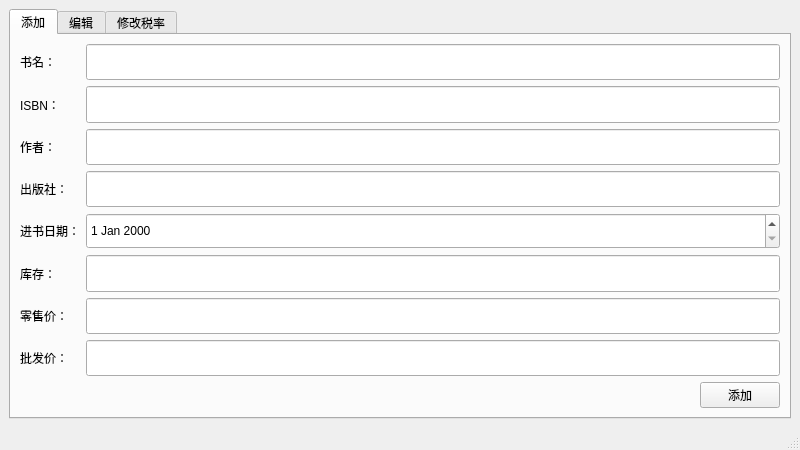
<?xml version="1.0" encoding="UTF-8"?>
<ui version="4.0">
 <class>ManageWindowClass</class>
 <widget class="QMainWindow" name="ManageWindowClass">
  <property name="geometry">
   <rect>
    <x>0</x>
    <y>0</y>
    <width>800</width>
    <height>450</height>
   </rect>
  </property>
  <property name="minimumSize">
   <size>
    <width>800</width>
    <height>450</height>
   </size>
  </property>
  <property name="maximumSize">
   <size>
    <width>1000</width>
    <height>500</height>
   </size>
  </property>
  <property name="windowTitle">
   <string>管理模块</string>
  </property>
  <widget class="QWidget" name="centralwidget">
   <layout class="QGridLayout" name="gridLayout_2">
    <item row="0" column="1">
     <widget class="QTabWidget" name="TabClass">
      <property name="currentIndex">
       <number>0</number>
      </property>
      <widget class="QWidget" name="TabAdd">
       <attribute name="title">
        <string>添加</string>
       </attribute>
       <layout class="QGridLayout" name="gridLayout_5">
        <item row="0" column="0" colspan="2">
         <layout class="QGridLayout" name="gridLayout_4">
          <item row="7" column="0">
           <widget class="QLabel" name="label_7">
            <property name="text">
             <string>零售价：</string>
            </property>
           </widget>
          </item>
          <item row="1" column="0">
           <widget class="QLabel" name="label_3">
            <property name="text">
             <string>ISBN：</string>
            </property>
           </widget>
          </item>
          <item row="3" column="2">
           <widget class="QLineEdit" name="PublisherAdd">
            <property name="sizePolicy">
             <sizepolicy hsizetype="Expanding" vsizetype="Preferred">
              <horstretch>0</horstretch>
              <verstretch>0</verstretch>
             </sizepolicy>
            </property>
            <property name="font">
             <font>
              <pointsize>12</pointsize>
             </font>
            </property>
           </widget>
          </item>
          <item row="3" column="0">
           <widget class="QLabel" name="label_4">
            <property name="text">
             <string>出版社：</string>
            </property>
           </widget>
          </item>
          <item row="8" column="0">
           <widget class="QLabel" name="label_8">
            <property name="text">
             <string>批发价：</string>
            </property>
           </widget>
          </item>
          <item row="6" column="0">
           <widget class="QLabel" name="label_6">
            <property name="text">
             <string>库存：</string>
            </property>
           </widget>
          </item>
          <item row="2" column="0">
           <widget class="QLabel" name="label_2">
            <property name="text">
             <string>作者：</string>
            </property>
           </widget>
          </item>
          <item row="1" column="2">
           <widget class="QLineEdit" name="ISBNAdd">
            <property name="sizePolicy">
             <sizepolicy hsizetype="Expanding" vsizetype="Preferred">
              <horstretch>0</horstretch>
              <verstretch>0</verstretch>
             </sizepolicy>
            </property>
            <property name="font">
             <font>
              <pointsize>12</pointsize>
             </font>
            </property>
           </widget>
          </item>
          <item row="6" column="2">
           <widget class="QLineEdit" name="QtyAdd">
            <property name="sizePolicy">
             <sizepolicy hsizetype="Expanding" vsizetype="Preferred">
              <horstretch>0</horstretch>
              <verstretch>0</verstretch>
             </sizepolicy>
            </property>
            <property name="font">
             <font>
              <pointsize>12</pointsize>
             </font>
            </property>
           </widget>
          </item>
          <item row="8" column="2">
           <widget class="QLineEdit" name="WholesaleAdd">
            <property name="sizePolicy">
             <sizepolicy hsizetype="Expanding" vsizetype="Preferred">
              <horstretch>0</horstretch>
              <verstretch>0</verstretch>
             </sizepolicy>
            </property>
            <property name="font">
             <font>
              <pointsize>12</pointsize>
             </font>
            </property>
           </widget>
          </item>
          <item row="4" column="0">
           <widget class="QLabel" name="label_5">
            <property name="text">
             <string>进书日期：</string>
            </property>
           </widget>
          </item>
          <item row="2" column="2">
           <widget class="QLineEdit" name="AuthorAdd">
            <property name="sizePolicy">
             <sizepolicy hsizetype="Expanding" vsizetype="Preferred">
              <horstretch>0</horstretch>
              <verstretch>0</verstretch>
             </sizepolicy>
            </property>
            <property name="font">
             <font>
              <pointsize>12</pointsize>
             </font>
            </property>
           </widget>
          </item>
          <item row="0" column="0">
           <widget class="QLabel" name="label">
            <property name="text">
             <string>书名：</string>
            </property>
           </widget>
          </item>
          <item row="0" column="2">
           <widget class="QLineEdit" name="NameAdd">
            <property name="sizePolicy">
             <sizepolicy hsizetype="Expanding" vsizetype="Preferred">
              <horstretch>0</horstretch>
              <verstretch>0</verstretch>
             </sizepolicy>
            </property>
            <property name="font">
             <font>
              <pointsize>12</pointsize>
             </font>
            </property>
            <property name="text">
             <string/>
            </property>
           </widget>
          </item>
          <item row="7" column="2">
           <widget class="QLineEdit" name="RetailAdd">
            <property name="sizePolicy">
             <sizepolicy hsizetype="Expanding" vsizetype="Preferred">
              <horstretch>0</horstretch>
              <verstretch>0</verstretch>
             </sizepolicy>
            </property>
            <property name="font">
             <font>
              <pointsize>12</pointsize>
             </font>
            </property>
           </widget>
          </item>
          <item row="4" column="2">
           <widget class="QDateEdit" name="DateAddedAdd">
            <property name="sizePolicy">
             <sizepolicy hsizetype="Expanding" vsizetype="Preferred">
              <horstretch>0</horstretch>
              <verstretch>0</verstretch>
             </sizepolicy>
            </property>
           </widget>
          </item>
         </layout>
        </item>
        <item row="1" column="0">
         <spacer name="horizontalSpacer">
          <property name="orientation">
           <enum>Qt::Horizontal</enum>
          </property>
          <property name="sizeHint" stdset="0">
           <size>
            <width>40</width>
            <height>20</height>
           </size>
          </property>
         </spacer>
        </item>
        <item row="1" column="1">
         <widget class="QPushButton" name="ButtonAdd">
          <property name="text">
           <string>添加</string>
          </property>
         </widget>
        </item>
       </layout>
      </widget>
      <widget class="QWidget" name="TabEdit">
       <attribute name="title">
        <string>编辑</string>
       </attribute>
       <layout class="QGridLayout" name="gridLayout_8">
        <item row="0" column="0">
         <layout class="QGridLayout" name="gridLayout_7">
          <item row="0" column="1">
           <widget class="QLineEdit" name="ISBNInput"/>
          </item>
          <item row="0" column="0">
           <widget class="QLabel" name="label_18">
            <property name="text">
             <string>请输入ISBN：</string>
            </property>
           </widget>
          </item>
         </layout>
        </item>
        <item row="0" column="1">
         <widget class="QPushButton" name="ButtonISBNConfirm">
          <property name="text">
           <string>确定</string>
          </property>
         </widget>
        </item>
        <item row="1" column="0" colspan="2">
         <layout class="QGridLayout" name="gridLayout_6">
          <item row="3" column="0">
           <widget class="QLabel" name="label_12">
            <property name="text">
             <string>出版社</string>
            </property>
           </widget>
          </item>
          <item row="2" column="1">
           <widget class="QLineEdit" name="AuthorEdit">
            <property name="sizePolicy">
             <sizepolicy hsizetype="Expanding" vsizetype="Preferred">
              <horstretch>0</horstretch>
              <verstretch>0</verstretch>
             </sizepolicy>
            </property>
            <property name="font">
             <font>
              <pointsize>12</pointsize>
             </font>
            </property>
           </widget>
          </item>
          <item row="6" column="0">
           <widget class="QLabel" name="label_13">
            <property name="text">
             <string>库存：</string>
            </property>
           </widget>
          </item>
          <item row="1" column="0">
           <widget class="QLabel" name="label_16">
            <property name="text">
             <string>ISBN：</string>
            </property>
           </widget>
          </item>
          <item row="2" column="0">
           <widget class="QLabel" name="label_14">
            <property name="text">
             <string>作者：</string>
            </property>
           </widget>
          </item>
          <item row="3" column="1">
           <widget class="QLineEdit" name="PublisherEdit">
            <property name="sizePolicy">
             <sizepolicy hsizetype="Expanding" vsizetype="Preferred">
              <horstretch>0</horstretch>
              <verstretch>0</verstretch>
             </sizepolicy>
            </property>
            <property name="font">
             <font>
              <pointsize>12</pointsize>
             </font>
            </property>
           </widget>
          </item>
          <item row="8" column="1">
           <widget class="QLineEdit" name="WholesaleEdit">
            <property name="sizePolicy">
             <sizepolicy hsizetype="Expanding" vsizetype="Preferred">
              <horstretch>0</horstretch>
              <verstretch>0</verstretch>
             </sizepolicy>
            </property>
            <property name="font">
             <font>
              <pointsize>12</pointsize>
             </font>
            </property>
           </widget>
          </item>
          <item row="6" column="1">
           <widget class="QLineEdit" name="QtyEdit">
            <property name="sizePolicy">
             <sizepolicy hsizetype="Expanding" vsizetype="Preferred">
              <horstretch>0</horstretch>
              <verstretch>0</verstretch>
             </sizepolicy>
            </property>
            <property name="font">
             <font>
              <pointsize>12</pointsize>
             </font>
            </property>
           </widget>
          </item>
          <item row="1" column="1">
           <widget class="QLineEdit" name="ISBNEdit">
            <property name="sizePolicy">
             <sizepolicy hsizetype="Expanding" vsizetype="Preferred">
              <horstretch>0</horstretch>
              <verstretch>0</verstretch>
             </sizepolicy>
            </property>
            <property name="font">
             <font>
              <pointsize>12</pointsize>
             </font>
            </property>
            <property name="whatsThis">
             <string>ISBN作为唯一id不能修改。</string>
            </property>
            <property name="readOnly">
             <bool>true</bool>
            </property>
           </widget>
          </item>
          <item row="4" column="0">
           <widget class="QLabel" name="label_10">
            <property name="text">
             <string>进书日期：</string>
            </property>
           </widget>
          </item>
          <item row="0" column="0">
           <widget class="QLabel" name="label_15">
            <property name="text">
             <string>书名：</string>
            </property>
           </widget>
          </item>
          <item row="8" column="0">
           <widget class="QLabel" name="label_11">
            <property name="text">
             <string>批发价：</string>
            </property>
           </widget>
          </item>
          <item row="0" column="1">
           <widget class="QLineEdit" name="NameEdit">
            <property name="sizePolicy">
             <sizepolicy hsizetype="Expanding" vsizetype="Preferred">
              <horstretch>0</horstretch>
              <verstretch>0</verstretch>
             </sizepolicy>
            </property>
            <property name="font">
             <font>
              <pointsize>12</pointsize>
             </font>
            </property>
            <property name="text">
             <string/>
            </property>
           </widget>
          </item>
          <item row="7" column="0">
           <widget class="QLabel" name="label_17">
            <property name="text">
             <string>零售价：</string>
            </property>
           </widget>
          </item>
          <item row="7" column="1">
           <widget class="QLineEdit" name="RetailEdit">
            <property name="sizePolicy">
             <sizepolicy hsizetype="Expanding" vsizetype="Preferred">
              <horstretch>0</horstretch>
              <verstretch>0</verstretch>
             </sizepolicy>
            </property>
            <property name="font">
             <font>
              <pointsize>12</pointsize>
             </font>
            </property>
           </widget>
          </item>
          <item row="4" column="1">
           <widget class="QDateEdit" name="DateAddedEdit">
            <property name="sizePolicy">
             <sizepolicy hsizetype="Expanding" vsizetype="Preferred">
              <horstretch>0</horstretch>
              <verstretch>0</verstretch>
             </sizepolicy>
            </property>
           </widget>
          </item>
         </layout>
        </item>
        <item row="2" column="0">
         <spacer name="horizontalSpacer_2">
          <property name="orientation">
           <enum>Qt::Horizontal</enum>
          </property>
          <property name="sizeHint" stdset="0">
           <size>
            <width>745</width>
            <height>20</height>
           </size>
          </property>
         </spacer>
        </item>
        <item row="2" column="1">
         <layout class="QHBoxLayout" name="horizontalLayout_2">
          <item>
           <widget class="QPushButton" name="ButtonSave">
            <property name="enabled">
             <bool>false</bool>
            </property>
            <property name="text">
             <string>保存</string>
            </property>
           </widget>
          </item>
          <item>
           <widget class="QPushButton" name="ButtonDelete">
            <property name="enabled">
             <bool>false</bool>
            </property>
            <property name="text">
             <string>删除</string>
            </property>
           </widget>
          </item>
         </layout>
        </item>
       </layout>
      </widget>
      <widget class="QWidget" name="tab">
       <attribute name="title">
        <string>修改税率</string>
       </attribute>
       <layout class="QGridLayout" name="gridLayout_3">
        <item row="0" column="0">
         <layout class="QHBoxLayout" name="horizontalLayout">
          <item>
           <widget class="QLabel" name="label_9">
            <property name="text">
             <string>执行税率：</string>
            </property>
           </widget>
          </item>
          <item>
           <widget class="QLineEdit" name="LineEditFax"/>
          </item>
         </layout>
        </item>
        <item row="0" column="1">
         <spacer name="verticalSpacer">
          <property name="orientation">
           <enum>Qt::Vertical</enum>
          </property>
          <property name="sizeHint" stdset="0">
           <size>
            <width>20</width>
            <height>552</height>
           </size>
          </property>
         </spacer>
        </item>
        <item row="1" column="1">
         <widget class="QPushButton" name="ButtonFaxConfirm">
          <property name="text">
           <string>确定</string>
          </property>
         </widget>
        </item>
       </layout>
      </widget>
     </widget>
    </item>
   </layout>
  </widget>
  <widget class="QMenuBar" name="menubar">
   <property name="geometry">
    <rect>
     <x>0</x>
     <y>0</y>
     <width>800</width>
     <height>26</height>
    </rect>
   </property>
  </widget>
  <widget class="QStatusBar" name="statusbar"/>
 </widget>
 <tabstops>
  <tabstop>NameAdd</tabstop>
  <tabstop>ISBNAdd</tabstop>
  <tabstop>AuthorAdd</tabstop>
  <tabstop>PublisherAdd</tabstop>
  <tabstop>QtyAdd</tabstop>
  <tabstop>RetailAdd</tabstop>
  <tabstop>WholesaleAdd</tabstop>
  <tabstop>ISBNInput</tabstop>
  <tabstop>NameEdit</tabstop>
  <tabstop>ISBNEdit</tabstop>
  <tabstop>AuthorEdit</tabstop>
  <tabstop>PublisherEdit</tabstop>
  <tabstop>QtyEdit</tabstop>
  <tabstop>RetailEdit</tabstop>
  <tabstop>WholesaleEdit</tabstop>
  <tabstop>ButtonISBNConfirm</tabstop>
  <tabstop>TabClass</tabstop>
  <tabstop>ButtonAdd</tabstop>
  <tabstop>ButtonSave</tabstop>
  <tabstop>ButtonDelete</tabstop>
  <tabstop>LineEditFax</tabstop>
  <tabstop>ButtonFaxConfirm</tabstop>
 </tabstops>
 <resources/>
 <connections/>
</ui>
